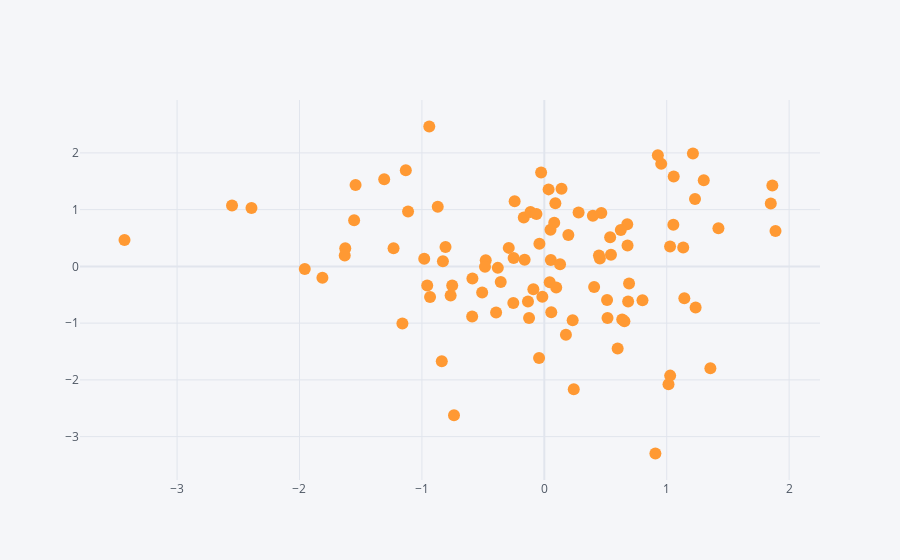

The notebook cell this image was saved under:
### Code cell
df.iplot(x = 'a',y = 'b', mode = 'markers')
